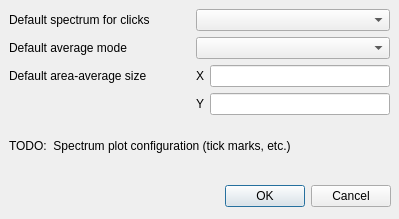
<?xml version="1.0" encoding="UTF-8"?>
<ui version="4.0">
 <class>SpectrumPlotConfig</class>
 <widget class="QDialog" name="SpectrumPlotConfig">
  <property name="geometry">
   <rect>
    <x>0</x>
    <y>0</y>
    <width>399</width>
    <height>219</height>
   </rect>
  </property>
  <property name="windowTitle">
   <string>Spectrum Plot Configuration</string>
  </property>
  <widget class="QDialogButtonBox" name="buttonBox">
   <property name="geometry">
    <rect>
     <x>10</x>
     <y>180</y>
     <width>381</width>
     <height>32</height>
    </rect>
   </property>
   <property name="orientation">
    <enum>Qt::Horizontal</enum>
   </property>
   <property name="standardButtons">
    <set>QDialogButtonBox::Cancel|QDialogButtonBox::Ok</set>
   </property>
  </widget>
  <widget class="QWidget" name="gridLayoutWidget">
   <property name="geometry">
    <rect>
     <x>9</x>
     <y>9</y>
     <width>381</width>
     <height>161</height>
    </rect>
   </property>
   <layout class="QGridLayout" name="grid_layout" columnstretch="1,0,1">
    <item row="0" column="1" colspan="2">
     <widget class="QComboBox" name="combobox_spectrum_type">
      <property name="currentText">
       <string/>
      </property>
     </widget>
    </item>
    <item row="3" column="1">
     <widget class="QLabel" name="label_area_avg_y">
      <property name="text">
       <string>Y</string>
      </property>
      <property name="buddy">
       <cstring>lineedit_area_avg_y</cstring>
      </property>
     </widget>
    </item>
    <item row="2" column="0">
     <widget class="QLabel" name="label_area_avg">
      <property name="text">
       <string>Default area-average size</string>
      </property>
      <property name="alignment">
       <set>Qt::AlignLeading|Qt::AlignLeft|Qt::AlignVCenter</set>
      </property>
     </widget>
    </item>
    <item row="2" column="1">
     <widget class="QLabel" name="label_area_avg_x">
      <property name="text">
       <string>X</string>
      </property>
      <property name="buddy">
       <cstring>lineedit_area_avg_x</cstring>
      </property>
     </widget>
    </item>
    <item row="2" column="2">
     <widget class="QLineEdit" name="lineedit_area_avg_x"/>
    </item>
    <item row="3" column="2">
     <widget class="QLineEdit" name="lineedit_area_avg_y"/>
    </item>
    <item row="0" column="0">
     <widget class="QLabel" name="label_spectrum_type">
      <property name="text">
       <string>Default spectrum for clicks</string>
      </property>
      <property name="buddy">
       <cstring>combobox_spectrum_type</cstring>
      </property>
     </widget>
    </item>
    <item row="4" column="0" colspan="3">
     <widget class="QLabel" name="label_placeholder">
      <property name="text">
       <string>TODO:  Spectrum plot configuration (tick marks, etc.)</string>
      </property>
     </widget>
    </item>
    <item row="1" column="0">
     <widget class="QLabel" name="label_avg_mode">
      <property name="text">
       <string>Default average mode</string>
      </property>
      <property name="buddy">
       <cstring>combobox_avg_mode</cstring>
      </property>
     </widget>
    </item>
    <item row="1" column="1" colspan="2">
     <widget class="QComboBox" name="combobox_avg_mode"/>
    </item>
   </layout>
  </widget>
 </widget>
 <tabstops>
  <tabstop>combobox_spectrum_type</tabstop>
  <tabstop>combobox_avg_mode</tabstop>
  <tabstop>lineedit_area_avg_x</tabstop>
  <tabstop>lineedit_area_avg_y</tabstop>
 </tabstops>
 <resources/>
 <connections>
  <connection>
   <sender>buttonBox</sender>
   <signal>accepted()</signal>
   <receiver>SpectrumPlotConfig</receiver>
   <slot>accept()</slot>
   <hints>
    <hint type="sourcelabel">
     <x>248</x>
     <y>254</y>
    </hint>
    <hint type="destinationlabel">
     <x>157</x>
     <y>274</y>
    </hint>
   </hints>
  </connection>
  <connection>
   <sender>buttonBox</sender>
   <signal>rejected()</signal>
   <receiver>SpectrumPlotConfig</receiver>
   <slot>reject()</slot>
   <hints>
    <hint type="sourcelabel">
     <x>316</x>
     <y>260</y>
    </hint>
    <hint type="destinationlabel">
     <x>286</x>
     <y>274</y>
    </hint>
   </hints>
  </connection>
 </connections>
</ui>
